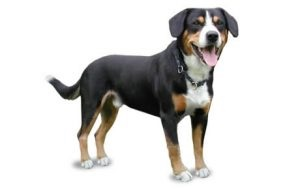
#> input picture HammingMaxnet/src/helloWorld/New folder (2)/dogs/dog2.jpg, 300 x 189 px, found by its file name
$ python hello.py
#> lines starting #> are read from the running program, lines starting #| are printed output that depends on the picture; after the words box and inside, x2 and y2 are one past the last pixel; in counts of white or black regions, pixels touching at a corner belong together
'''
Created on Apr 14, 2018

@author: David-tower
'''
import cv2
import os, random
import numpy as np
from matplotlib import pyplot as plt
from _sqlite3 import Row
from numpy import dtype, double
#hamming network matrix
mat = np.zeros(shape=(9,10000))


#test image - grey scale

fdogs = r"C:\Users\David-tower\workspace_eclipse\HelloWorldP\src\helloWorld\New folder (2)\dogs"
fcats = r"C:\Users\David-tower\workspace_eclipse\HelloWorldP\src\helloWorld\New folder (2)\cats"
fcows = r"C:\Users\David-tower\workspace_eclipse\HelloWorldP\src\helloWorld\New folder (2)\cows"
ffighter = r"C:\Users\David-tower\workspace_eclipse\HelloWorldP\src\helloWorld\New folder (2)\fighters"
fjets = r"C:\Users\David-tower\workspace_eclipse\HelloWorldP\src\helloWorld\New folder (2)\jets"
frocks = r"C:\Users\David-tower\workspace_eclipse\HelloWorldP\src\helloWorld\New folder (2)\rocks"
fwhales = r"C:\Users\David-tower\workspace_eclipse\HelloWorldP\src\helloWorld\New folder (2)\whales"
fbiplanes = r"C:\Users\David-tower\workspace_eclipse\HelloWorldP\src\helloWorld\New folder (2)\biplanes"
fdolphin = r"C:\Users\David-tower\workspace_eclipse\HelloWorldP\src\helloWorld\New folder (2)\dolphin"

file = fdogs +'\\dog2.jpg'
img = cv2.imread(file,0)
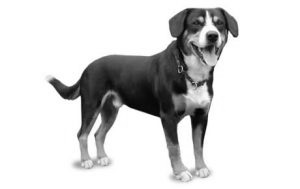
#> img: shape (189, 300); min 0, max 255, mean 213.8
edges = cv2.Canny(img,100,200)
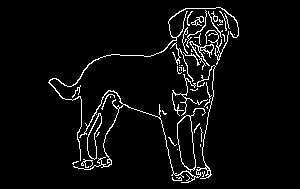
#> edges: shape (189, 300); 4.6% white in thin lines or dots, all inside (x1, y1, x2, y2) = (48, 7, 239, 183)

res5= cv2.resize(edges,(100,100),interpolation = cv2.INTER_CUBIC)
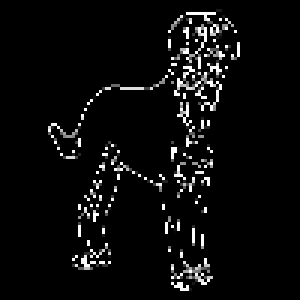
#> res5: shape (100, 100) (shown 3 times larger); min 0, max 255, mean 11.8
res2=res5.ravel()
#> res2 = 10000 values, max 255 at index 462, min 0 at index 0, mean 11.82

for row in range(len(res2)):
    if res2[row] > 0:
        mat[0][row]= 1.0
    else:
        mat[0][row]= -1.0


file = fcats +'\\KittenProgression-Darling-Week5.jpg'
img = cv2.imread(file,0)
edges = cv2.Canny(img,100,200)

#> (the run stopped early here; a loop or call above may not have finished)

$ run again, with HammingMaxnet/src/helloWorld/New folder (2)/dogs/Alaskan-Malamute-On-White-03-400x267.jpg copied over HammingMaxnet/src/helloWorld/New folder (2)/dogs/dog2.jpg
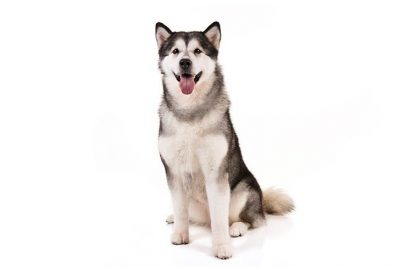
#> input picture HammingMaxnet/src/helloWorld/New folder (2)/dogs/Alaskan-Malamute-On-White-03-400x267.jpg, 400 x 267 px, found by its file name
#> `edges = cv2.Canny(img,100,200)`:
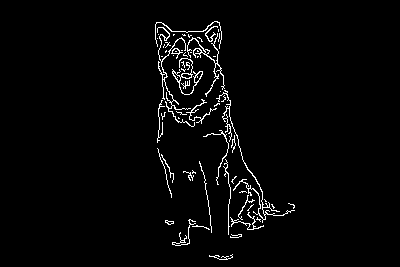
#> edges: shape (267, 400); 2.5% white in thin lines or dots, all inside (x1, y1, x2, y2) = (155, 21, 295, 260)
#> `res5= cv2.resize(edges,(100,100),interpolation = cv2.INTER_CUBIC)`:
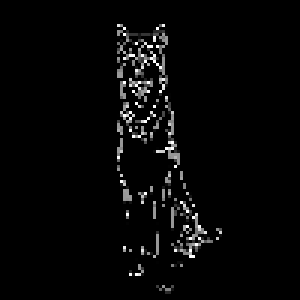
#> res5: shape (100, 100) (shown 3 times larger); min 0, max 255, mean 7
#> res2 = 10000 values, max 255 at index 941, min 0 at index 0, mean 6.99

$ run again, with HammingMaxnet/src/helloWorld/New folder (2)/dogs/SIERRA Wolf Dog WB.jpg copied over HammingMaxnet/src/helloWorld/New folder (2)/dogs/dog2.jpg
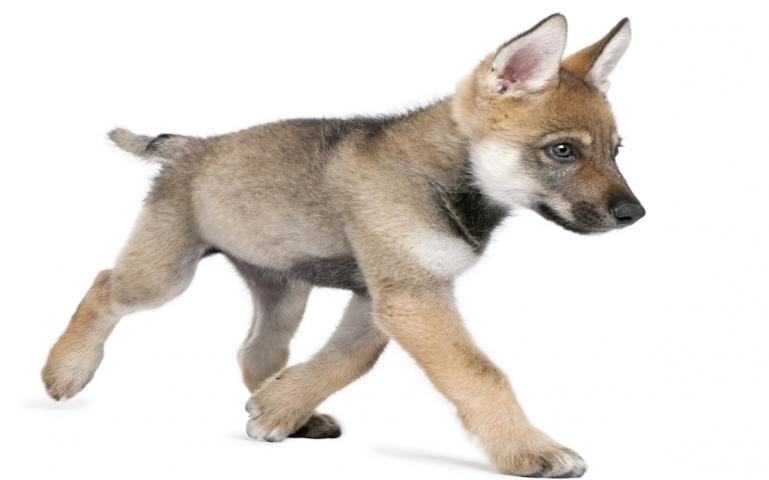
#> input picture HammingMaxnet/src/helloWorld/New folder (2)/dogs/SIERRA Wolf Dog WB.jpg, 769 x 480 px, found by its file name
#> `edges = cv2.Canny(img,100,200)`:
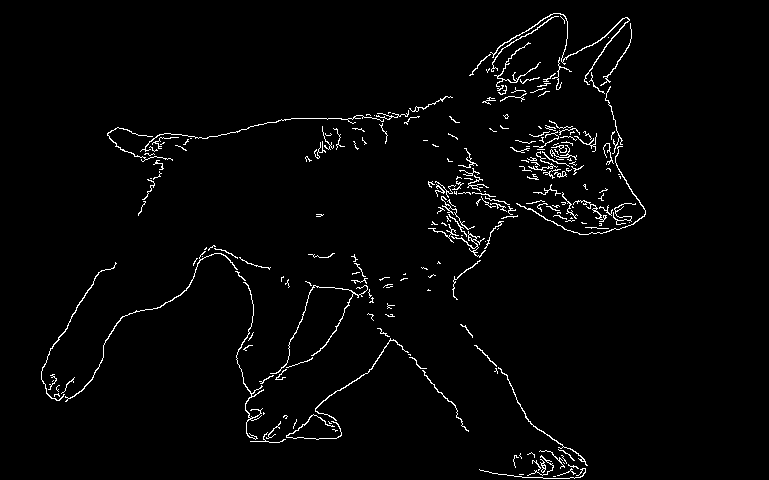
#> edges: shape (480, 769); 2.3% white in thin lines or dots, all inside (x1, y1, x2, y2) = (41, 13, 646, 479)
#> `res5= cv2.resize(edges,(100,100),interpolation = cv2.INTER_CUBIC)`:
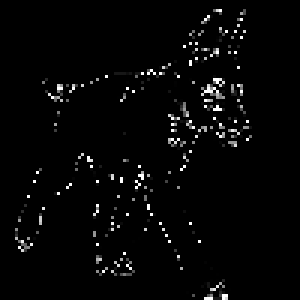
#> res5: shape (100, 100) (shown 3 times larger); min 0, max 255, mean 6.3
#> res2 = 10000 values, max 255 at index 373, min 0 at index 0, mean 6.32

$ run again, with HammingMaxnet/src/helloWorld/New folder (2)/dogs/members-1.jpg copied over HammingMaxnet/src/helloWorld/New folder (2)/dogs/dog2.jpg
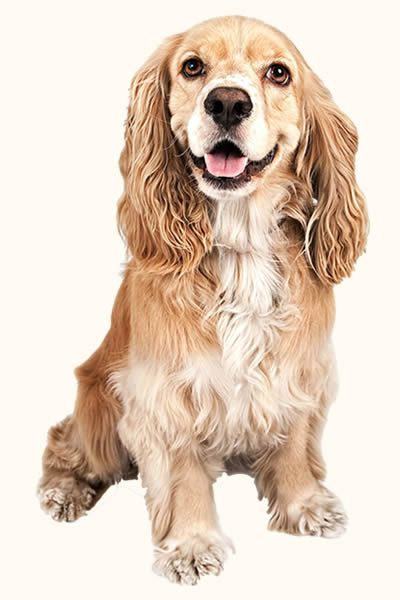
#> input picture HammingMaxnet/src/helloWorld/New folder (2)/dogs/members-1.jpg, 400 x 600 px, found by its file name
#> `edges = cv2.Canny(img,100,200)`:
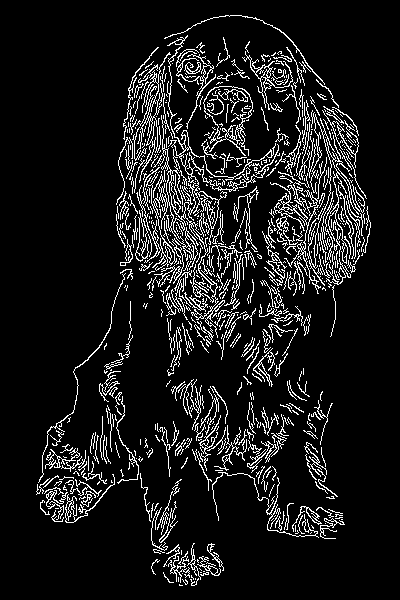
#> edges: shape (600, 400); 9.9% white in thin lines or dots, all inside (x1, y1, x2, y2) = (36, 15, 371, 586)
#> `res5= cv2.resize(edges,(100,100),interpolation = cv2.INTER_CUBIC)`:
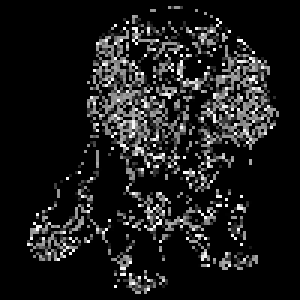
#> res5: shape (100, 100) (shown 3 times larger); min 0, max 255, mean 27.6
#> res2 = 10000 values, max 255 at index 1340, min 0 at index 0, mean 27.64
